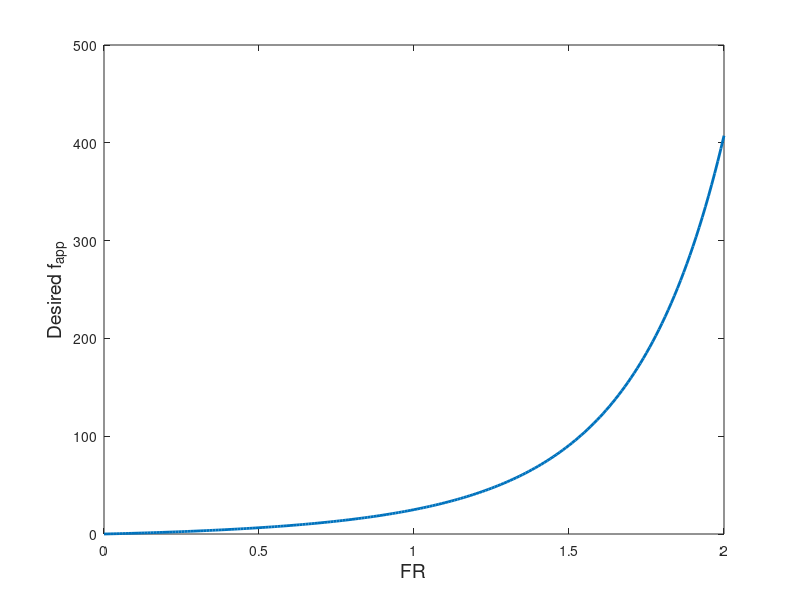

Write MATLAB code to recreate this figure. (Note: this script raises an error after producing the figure.)
%==========================================================================
% test_y_z.m
% Author: Akira Nagamori
% Last update: 12/17/18
% Descriptions:
%   Find a value of y (0-1) to get a desired steady-state value of
%   cross-bridge activation, z. 
%==========================================================================

close all
clear all
clc

% The dynamics of cross-bridge activation (i.e., fraction of attached cross bridge) 
% is defined as dz/dt = f_app*(1-z) - g_app*z (Eq.1) following the original formulation by Huxley  (Brenner, 1988)
% Then the steady-state value of z, z_ss, is given by z_ss = f_app/(f_app+g_app) (Eq.2);

% The apparant rate costant for cross-bridge detachment is constant across
% various levels of calcium (Sweeney & Stull, 1990)
g_app = 10; 

% Motoneuron firing rate 
FR = 0:0.01:2; %[f_0.5]
% Activation-frequency relationship from Song et al. (2008)
Af_Song = 1-exp(-(FR./(0.56*2.1)).^2.1);

%--------------------------------------------------------------------------
% find a value of the desired f_app that satisfies the activation-frequency
% relationship prposed by Song et al. (2008)
f_app_desired = zeros(1,length(FR));
for i = 1:length(FR)
    % Use Eq.2 to find a value of f_app given g_app and z_ss
    z_ss = sqrt(Af_Song(i));
    f_app_desired(i) = z_ss*g_app/(1-z_ss);
end

f_app_desired_norm = f_app_desired/f_app_desired(end);
%
figure(1)
plot(FR,f_app_desired,'LineWidth',2)
xlabel('FR','FontSize',14)
ylabel('Desired f_{app}','FontSize',14)

%--------------------------------------------------------------------------
% Fit a exponential curve to f_app to FR relationship
%--------------------------------------------------------------------------
% the fraction of available cross-bridges, y, ranges from 0 to 1, where y
% reaches the value of 1 when FR = 2
y = FR/2; 
f1 = fit(y',f_app_desired_norm','exp1');
figure(2)
plot(f1,y,f_app_desired_norm)
xlabel('FR','FontSize',14)
ylabel('Normalized Desired f_{app}','FontSize',14)
